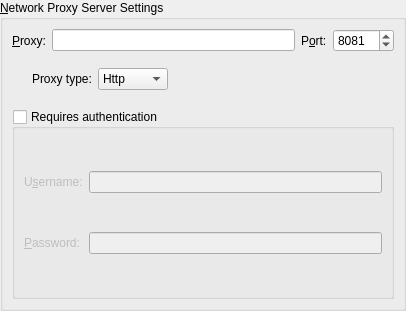
<?xml version="1.0" encoding="UTF-8"?>
<ui version="4.0">
 <class>ProxySettingsWidget</class>
 <widget class="QWidget" name="ProxySettingsWidget">
  <property name="geometry">
   <rect>
    <x>0</x>
    <y>0</y>
    <width>406</width>
    <height>311</height>
   </rect>
  </property>
  <layout class="QVBoxLayout" name="verticalLayout_2">
   <property name="leftMargin">
    <number>0</number>
   </property>
   <property name="topMargin">
    <number>0</number>
   </property>
   <property name="rightMargin">
    <number>0</number>
   </property>
   <property name="bottomMargin">
    <number>0</number>
   </property>
   <item>
    <widget class="QGroupBox" name="groupBox_proxy">
     <property name="toolTip">
      <string>&lt;html&gt;&lt;head&gt;&lt;meta name=&quot;qrichtext&quot; content=&quot;1&quot; /&gt;&lt;style type=&quot;text/css&quot;&gt;
p, li { white-space: pre-wrap; }
&lt;/style&gt;&lt;/head&gt;&lt;body style=&quot; font-family:'Sans Serif'; font-size:9pt; font-weight:400; font-style:normal;&quot;&gt;
&lt;p style=&quot; margin-top:0px; margin-bottom:0px; margin-left:0px; margin-right:0px; -qt-block-indent:0; text-indent:0px;&quot;&gt;Proxy settings for your local intranet. Please leave empty if there is no proxy.&lt;/p&gt;&lt;/body&gt;&lt;/html&gt;</string>
     </property>
     <property name="title">
      <string>&amp;Network Proxy Server Settings</string>
     </property>
     <layout class="QVBoxLayout" name="verticalLayout">
      <item>
       <layout class="QHBoxLayout" name="horizontalLayout">
        <item>
         <widget class="QLabel" name="label_proxyUrl">
          <property name="text">
           <string>&amp;Proxy:</string>
          </property>
          <property name="buddy">
           <cstring>kcfg_proxyUrl</cstring>
          </property>
         </widget>
        </item>
        <item>
         <widget class="QLineEdit" name="kcfg_proxyUrl">
          <property name="text">
           <string/>
          </property>
         </widget>
        </item>
        <item>
         <widget class="QLabel" name="label_proxyPort">
          <property name="text">
           <string>P&amp;ort:</string>
          </property>
          <property name="buddy">
           <cstring>kcfg_proxyPort</cstring>
          </property>
         </widget>
        </item>
        <item>
         <widget class="QSpinBox" name="kcfg_proxyPort">
          <property name="maximum">
           <number>65535</number>
          </property>
          <property name="value">
           <number>8081</number>
          </property>
         </widget>
        </item>
       </layout>
      </item>
      <item>
       <spacer name="verticalSpacer_2">
        <property name="orientation">
         <enum>Qt::Vertical</enum>
        </property>
        <property name="sizeType">
         <enum>QSizePolicy::Fixed</enum>
        </property>
        <property name="sizeHint" stdset="0">
         <size>
          <width>20</width>
          <height>10</height>
         </size>
        </property>
       </spacer>
      </item>
      <item>
       <layout class="QHBoxLayout" name="horizontalLayout_2">
        <item>
         <spacer name="horizontalSpacer_4">
          <property name="orientation">
           <enum>Qt::Horizontal</enum>
          </property>
          <property name="sizeType">
           <enum>QSizePolicy::Fixed</enum>
          </property>
          <property name="sizeHint" stdset="0">
           <size>
            <width>20</width>
            <height>20</height>
           </size>
          </property>
         </spacer>
        </item>
        <item>
         <widget class="QLabel" name="label_proxyType">
          <property name="text">
           <string>Proxy type:</string>
          </property>
         </widget>
        </item>
        <item>
         <widget class="QComboBox" name="kcfg_proxyType">
          <item>
           <property name="text">
            <string>Http</string>
           </property>
          </item>
          <item>
           <property name="text">
            <string>Socks5</string>
           </property>
          </item>
         </widget>
        </item>
        <item>
         <spacer name="horizontalSpacer">
          <property name="orientation">
           <enum>Qt::Horizontal</enum>
          </property>
          <property name="sizeHint" stdset="0">
           <size>
            <width>40</width>
            <height>20</height>
           </size>
          </property>
         </spacer>
        </item>
       </layout>
      </item>
      <item>
       <spacer name="verticalSpacer_3">
        <property name="orientation">
         <enum>Qt::Vertical</enum>
        </property>
        <property name="sizeType">
         <enum>QSizePolicy::Fixed</enum>
        </property>
        <property name="sizeHint" stdset="0">
         <size>
          <width>20</width>
          <height>13</height>
         </size>
        </property>
       </spacer>
      </item>
      <item>
       <widget class="QGroupBox" name="kcfg_proxyAuth">
        <property name="title">
         <string>Requires authentication</string>
        </property>
        <property name="flat">
         <bool>true</bool>
        </property>
        <property name="checkable">
         <bool>true</bool>
        </property>
        <property name="checked">
         <bool>false</bool>
        </property>
        <property name="text" stdset="0">
         <string>Requires authentication</string>
        </property>
        <layout class="QGridLayout" name="gridLayout1">
         <item row="0" column="0">
          <widget class="QLabel" name="label_username">
           <property name="text">
            <string>U&amp;sername:</string>
           </property>
           <property name="buddy">
            <cstring>kcfg_proxyUser</cstring>
           </property>
          </widget>
         </item>
         <item row="1" column="0">
          <widget class="QLabel" name="label_password">
           <property name="text">
            <string>&amp;Password:</string>
           </property>
           <property name="buddy">
            <cstring>kcfg_proxyPass</cstring>
           </property>
          </widget>
         </item>
         <item row="1" column="1">
          <widget class="QLineEdit" name="kcfg_proxyPass">
           <property name="echoMode">
            <enum>QLineEdit::Password</enum>
           </property>
          </widget>
         </item>
         <item row="0" column="1">
          <widget class="QLineEdit" name="kcfg_proxyUser">
          </widget>
         </item>
        </layout>
       </widget>
      </item>
     </layout>
    </widget>
   </item>
  </layout>
 </widget>
 <resources/>
 <connections/>
</ui>
